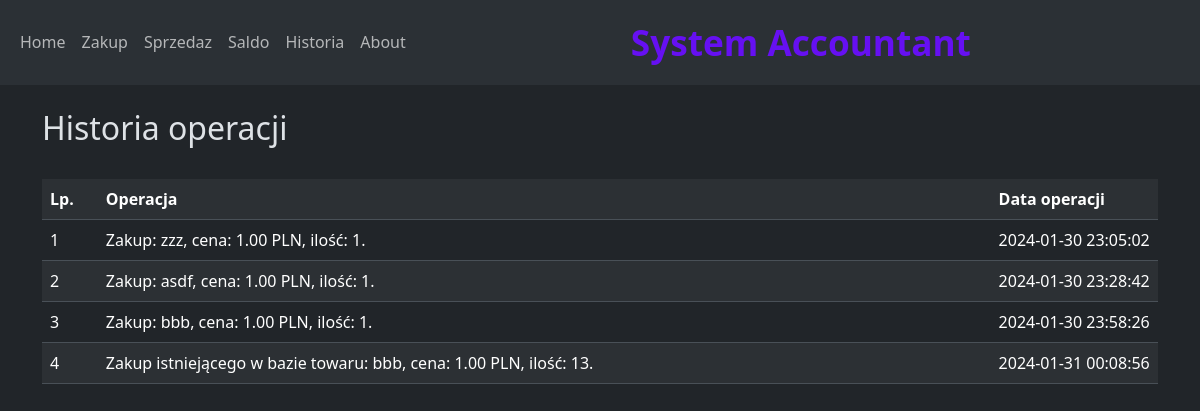
/historia, run on an earlier commit of the app's database.
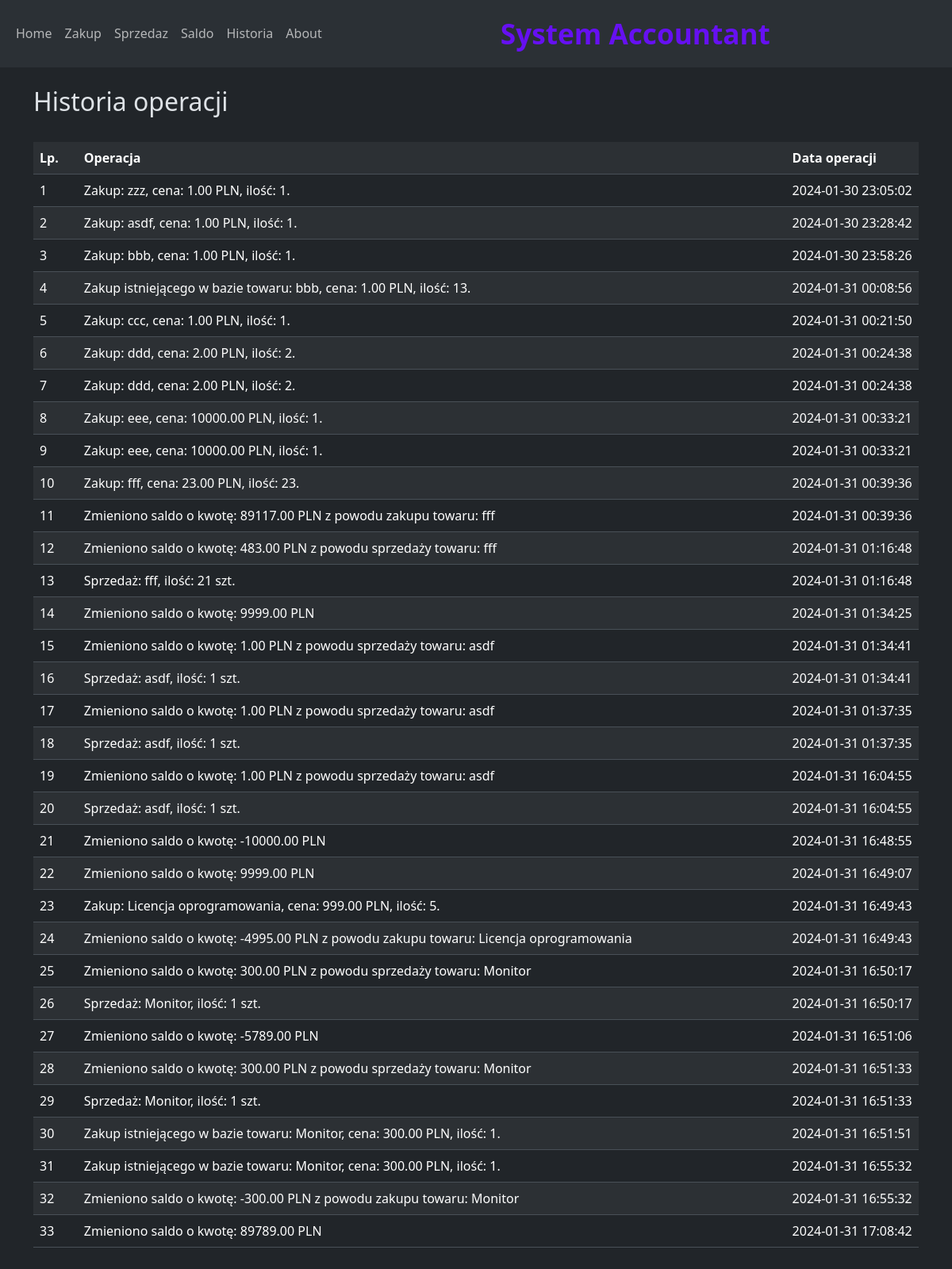
And on a later commit of the database.
### app.py (models this page shows)
class History(db.Model):
    id = db.Column(db.Integer, primary_key=True)
    event = db.Column(db.String)
    when = db.Column(db.DateTime, server_default=func.now())
    inventory_id = db.Column(db.Integer , ForeignKey('inventory.id'))
    inventory = relationship('Inventory' , back_populates = 'historia')
    event_type_id = db.Column(db.Integer , ForeignKey('event_type.id'))
    event_type = relationship('EventType')

### app.py (the view)
@app.route('/historia')
def historia():
    przeglad_historia = History.query.all()
    return render_template('historia.html', history=przeglad_historia)

### templates/historia.html (shortened to what this page needs)
{% extends "base.html" %}
{% block content %}
        <h2>Historia operacji</h2>
      <br>
      <table style="width:100%" class="table table-striped table-hover">
    <tr>
        <th style="width:5%">Lp.</th>
        <th style="width:80%">Operacja</th>
        <th style="width:15%">Data operacji</th>
    </tr>
                  {% for element in history %}
    <tr>
        <td style="text-align:left;" scope="row"> {{ loop.index }} </td>
        <td style="text-align:left;"> {{ element.event }} </td>
        <td style="text-align:left;"> {{ element.when }} </td>
    </tr>
                  {% endfor %}
</table>
<br>
<br>
{% endblock %}

What changed in the data, as far as the page shows it:
added History: event "Zakup: ccc, cena: 1.00 PLN, ilość: 1.", when "2024-01-31 00:21:50"
added History: event "Zakup: ddd, cena: 2.00 PLN, ilość: 2.", when "2024-01-31 00:24:38"
added History: event "Zakup: ddd, cena: 2.00 PLN, ilość: 2.", when "2024-01-31 00:24:38"
added History: event "Zakup: eee, cena: 10000.00 PLN, ilość: 1.", when "2024-01-31 00:33:21"
added History: event "Zakup: eee, cena: 10000.00 PLN, ilość: 1.", when "2024-01-31 00:33:21"
added History: event "Zakup: fff, cena: 23.00 PLN, ilość: 23.", when "2024-01-31 00:39:36"
added History: event "Zmieniono saldo o kwotę: 89117.00 PLN z powodu zakupu towaru: fff", when "2024-01-31 00:39:36"
added History: event "Zmieniono saldo o kwotę: 483.00 PLN z powodu sprzedaży towaru: fff", when "2024-01-31 01:16:48"
added History: event "Sprzedaż: fff, ilość: 21 szt.", when "2024-01-31 01:16:48"
added History: event "Zmieniono saldo o kwotę: 9999.00 PLN", when "2024-01-31 01:34:25"
added History: event "Zmieniono saldo o kwotę: 1.00 PLN z powodu sprzedaży towaru: asdf", when "2024-01-31 01:34:41"
added History: event "Sprzedaż: asdf, ilość: 1 szt.", when "2024-01-31 01:34:41"
added History: event "Zmieniono saldo o kwotę: 1.00 PLN z powodu sprzedaży towaru: asdf", when "2024-01-31 01:37:35"
added History: event "Sprzedaż: asdf, ilość: 1 szt.", when "2024-01-31 01:37:35"
added History: event "Zmieniono saldo o kwotę: 1.00 PLN z powodu sprzedaży towaru: asdf", when "2024-01-31 16:04:55"
added History: event "Sprzedaż: asdf, ilość: 1 szt.", when "2024-01-31 16:04:55"
added History: event "Zmieniono saldo o kwotę: -10000.00 PLN", when "2024-01-31 16:48:55"
added History: event "Zmieniono saldo o kwotę: 9999.00 PLN", when "2024-01-31 16:49:07"
added History: event "Zakup: Licencja oprogramowania, cena: 999.00 PLN, ilość: 5.", when "2024-01-31 16:49:43"
added History: event "Zmieniono saldo o kwotę: -4995.00 PLN z powodu zakupu towaru: Licencja oprogramowania", when "2024-01-31 16:49:43"
added History: event "Zmieniono saldo o kwotę: 300.00 PLN z powodu sprzedaży towaru: Monitor", when "2024-01-31 16:50:17"
added History: event "Sprzedaż: Monitor, ilość: 1 szt.", when "2024-01-31 16:50:17"
added History: event "Zmieniono saldo o kwotę: -5789.00 PLN", when "2024-01-31 16:51:06"
added History: event "Zmieniono saldo o kwotę: 300.00 PLN z powodu sprzedaży towaru: Monitor", when "2024-01-31 16:51:33"
added History: event "Sprzedaż: Monitor, ilość: 1 szt.", when "2024-01-31 16:51:33"
added History: event "Zakup istniejącego w bazie towaru: Monitor, cena: 300.00 PLN, ilość: 1.", when "2024-01-31 16:51:51"
added History: event "Zakup istniejącego w bazie towaru: Monitor, cena: 300.00 PLN, ilość: 1.", when "2024-01-31 16:55:32"
added History: event "Zmieniono saldo o kwotę: -300.00 PLN z powodu zakupu towaru: Monitor", when "2024-01-31 16:55:32"
added History: event "Zmieniono saldo o kwotę: 89789.00 PLN", when "2024-01-31 17:08:42"
